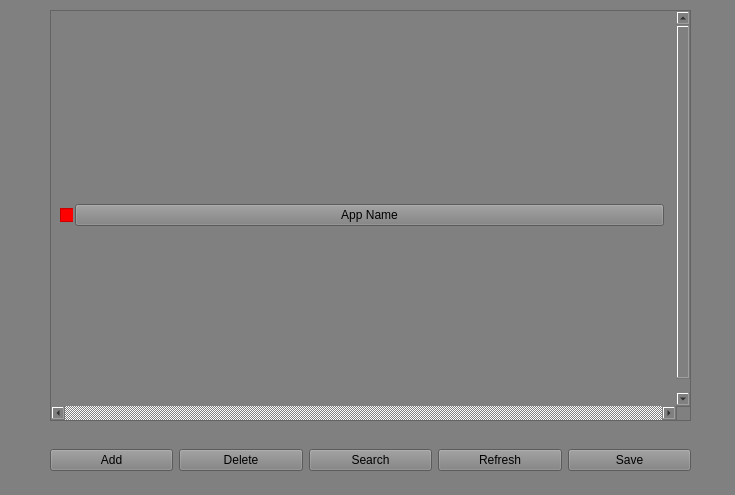
<?xml version="1.0" encoding="UTF-8"?>
<ui version="4.0">
 <class>MainWindow</class>
 <widget class="QMainWindow" name="MainWindow">
  <property name="geometry">
   <rect>
    <x>0</x>
    <y>0</y>
    <width>735</width>
    <height>495</height>
   </rect>
  </property>
  <property name="sizePolicy">
   <sizepolicy hsizetype="Fixed" vsizetype="Minimum">
    <horstretch>0</horstretch>
    <verstretch>0</verstretch>
   </sizepolicy>
  </property>
  <property name="minimumSize">
   <size>
    <width>0</width>
    <height>0</height>
   </size>
  </property>
  <property name="windowTitle">
   <string>Bulaloi Manager</string>
  </property>
  <property name="windowIcon">
   <iconset>
    <selectedon>B-icon.png</selectedon>
   </iconset>
  </property>
  <property name="styleSheet">
   <string notr="true">background: gray;</string>
  </property>
  <widget class="QWidget" name="centralwidget">
   <widget class="QScrollArea" name="scrollArea_2">
    <property name="enabled">
     <bool>true</bool>
    </property>
    <property name="geometry">
     <rect>
      <x>50</x>
      <y>10</y>
      <width>641</width>
      <height>411</height>
     </rect>
    </property>
    <property name="font">
     <font>
      <family>PMingLiU-ExtB</family>
      <bold>false</bold>
     </font>
    </property>
    <property name="cursor" stdset="0">
     <cursorShape>ArrowCursor</cursorShape>
    </property>
    <property name="mouseTracking">
     <bool>false</bool>
    </property>
    <property name="autoFillBackground">
     <bool>false</bool>
    </property>
    <property name="verticalScrollBarPolicy">
     <enum>Qt::ScrollBarAlwaysOn</enum>
    </property>
    <property name="horizontalScrollBarPolicy">
     <enum>Qt::ScrollBarAlwaysOn</enum>
    </property>
    <property name="sizeAdjustPolicy">
     <enum>QAbstractScrollArea::AdjustIgnored</enum>
    </property>
    <property name="widgetResizable">
     <bool>false</bool>
    </property>
    <widget class="QWidget" name="scrollAreaWidgetContents_2">
     <property name="geometry">
      <rect>
       <x>0</x>
       <y>0</y>
       <width>622</width>
       <height>409</height>
      </rect>
     </property>
     <layout class="QVBoxLayout" name="verticalLayout">
      <item>
       <layout class="QVBoxLayout" name="verticalLayout_2">
        <item>
         <layout class="QHBoxLayout" name="horizontalLayout_2">
          <property name="spacing">
           <number>2</number>
          </property>
          <property name="sizeConstraint">
           <enum>QLayout::SetDefaultConstraint</enum>
          </property>
          <item>
           <widget class="QCheckBox" name="checkBox_21">
            <property name="sizePolicy">
             <sizepolicy hsizetype="Maximum" vsizetype="Fixed">
              <horstretch>0</horstretch>
              <verstretch>0</verstretch>
             </sizepolicy>
            </property>
            <property name="minimumSize">
             <size>
              <width>13</width>
              <height>0</height>
             </size>
            </property>
            <property name="styleSheet">
             <string notr="true">width: 11px;
padding-right: -100px;
background-color: red;
</string>
            </property>
            <property name="text">
             <string/>
            </property>
           </widget>
          </item>
          <item>
           <widget class="QPushButton" name="pushButton_23">
            <property name="sizePolicy">
             <sizepolicy hsizetype="Preferred" vsizetype="Fixed">
              <horstretch>0</horstretch>
              <verstretch>0</verstretch>
             </sizepolicy>
            </property>
            <property name="minimumSize">
             <size>
              <width>150</width>
              <height>0</height>
             </size>
            </property>
            <property name="text">
             <string>App Name</string>
            </property>
           </widget>
          </item>
         </layout>
        </item>
       </layout>
      </item>
     </layout>
    </widget>
   </widget>
   <widget class="QWidget" name="horizontalLayoutWidget">
    <property name="geometry">
     <rect>
      <x>50</x>
      <y>430</y>
      <width>641</width>
      <height>61</height>
     </rect>
    </property>
    <layout class="QHBoxLayout" name="horizontalLayout">
     <item>
      <widget class="QPushButton" name="addButton">
       <property name="text">
        <string>Add</string>
       </property>
      </widget>
     </item>
     <item>
      <widget class="QPushButton" name="deleteButton">
       <property name="text">
        <string>Delete</string>
       </property>
      </widget>
     </item>
     <item>
      <widget class="QPushButton" name="pushButton">
       <property name="toolTip">
        <string>&lt;html&gt;&lt;head/&gt;&lt;body&gt;&lt;p&gt;sdfsdfsd&lt;/p&gt;&lt;/body&gt;&lt;/html&gt;</string>
       </property>
       <property name="text">
        <string>Search</string>
       </property>
      </widget>
     </item>
     <item>
      <widget class="QPushButton" name="pushButton_2">
       <property name="text">
        <string>Refresh</string>
       </property>
      </widget>
     </item>
     <item>
      <widget class="QPushButton" name="pushButton_3">
       <property name="text">
        <string>Save</string>
       </property>
      </widget>
     </item>
    </layout>
   </widget>
  </widget>
 </widget>
 <resources/>
 <connections/>
</ui>
